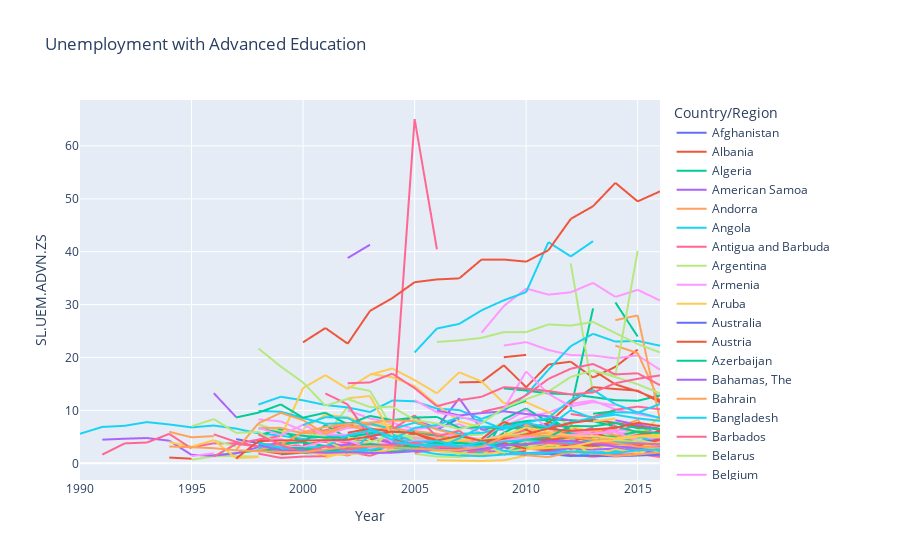

Notebook code for this chart:
### Markdown cell above
'Unemployment with advanced education (% of total labor force with advanced education)': 'SL.UEM.ADVN.ZS'

### Code cell
fig = px.line(jobs, x="Year", y="SL.UEM.ADVN.ZS", color="Country/Region",
              hover_name="Country/Region", title='Unemployment with Advanced Education')
fig.show()
